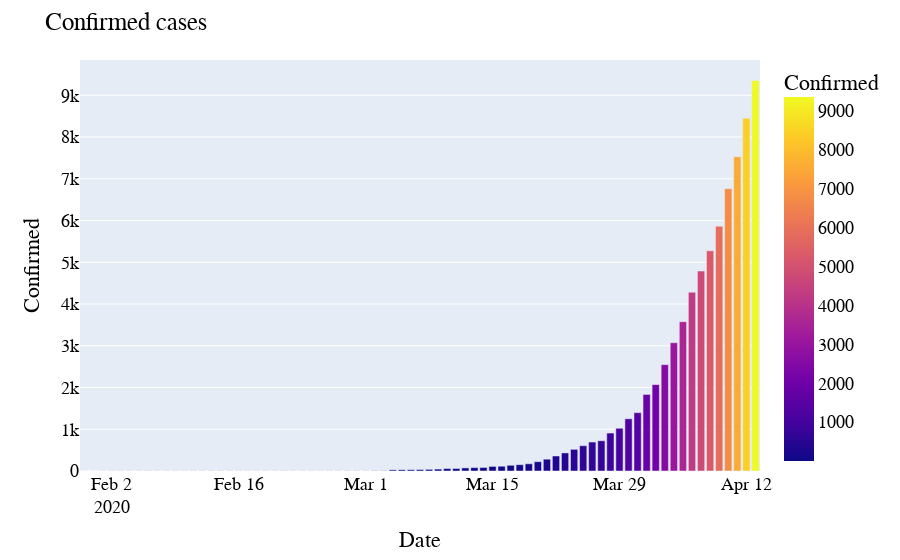

Here is the notebook cell this chart was saved with:
### Markdown cell above
## Confirmed cases

### Code cell
import plotly.express as px
fig = px.bar(date_group, x='Date', y='Confirmed', color='Confirmed')

fig.update_layout(
    title="Confirmed cases",    
    font=dict(
        family="Courier New, monospace",
        size=18,
        color="black"
    )
)

fig.show()

### Figure 1 — Plotly figure (JSON) as saved in the notebook; plotly's stock layout.template omitted (floating-point values rounded to 4 significant figures)
{"data": [{"alignmentgroup": "True", "hovertemplate": "Date=%{x}<br>Confirmed=%{marker.color}<extra></extra>", "legendgroup": "", "marker": {"color": [1, 1, 2, 3, 3, 3, 3, 3, 3, 3, 3, 3, 3, 3, 3, 3, 3, 3, 3, 3, 3, 3, 3, 3, 3, 3, 3, 3, 3, 3, 3, 3, 5, 6, 28, 30, 31, 34, 39, 46, 58, 60, 74, 81, 84, 110, 114, 137, 151, 173, 223, 283, 360, 433, 519, 606, 694, 724, 909, 1024, 1251, 1397, 1834, 2069, 2547, 3072, 3577, 4281, 4789, 5274, 5865, 6761, 7529, 8447, 9352], "coloraxis": "coloraxis"}, "name": "", "offsetgroup": "", "orientation": "v", "showlegend": false, "textposition": "auto", "type": "bar", "x": ["2020-01-30T00:00:00", "2020-01-31T00:00:00", "2020-02-01T00:00:00", "2020-02-02T00:00:00", "2020-02-03T00:00:00", "2020-02-04T00:00:00", "2020-02-05T00:00:00", "2020-02-06T00:00:00", "2020-02-07T00:00:00", "2020-02-08T00:00:00", "2020-02-09T00:00:00", "2020-02-10T00:00:00", "2020-02-11T00:00:00", "2020-02-12T00:00:00", "2020-02-13T00:00:00", "2020-02-14T00:00:00", "2020-02-15T00:00:00", "2020-02-16T00:00:00", "2020-02-17T00:00:00", "2020-02-18T00:00:00", "2020-02-19T00:00:00", "2020-02-20T00:00:00", "2020-02-21T00:00:00", "2020-02-22T00:00:00", "2020-02-23T00:00:00", "2020-02-24T00:00:00", "2020-02-25T00:00:00", "2020-02-26T00:00:00", "2020-02-27T00:00:00", "2020-02-28T00:00:00", "2020-02-29T00:00:00", "2020-03-01T00:00:00", "2020-03-02T00:00:00", "2020-03-03T00:00:00", "2020-03-04T00:00:00", "2020-03-05T00:00:00", "2020-03-06T00:00:00", "2020-03-07T00:00:00", "2020-03-08T00:00:00", "2020-03-09T00:00:00", "2020-03-10T00:00:00", "2020-03-11T00:00:00", "2020-03-12T00:00:00", "2020-03-13T00:00:00", "2020-03-14T00:00:00", "2020-03-15T00:00:00", "2020-03-16T00:00:00", "2020-03-17T00:00:00", "2020-03-18T00:00:00", "2020-03-19T00:00:00", "2020-03-20T00:00:00", "2020-03-21T00:00:00", "2020-03-22T00:00:00", "2020-03-23T00:00:00", "2020-03-24T00:00:00", "2020-03-25T00:00:00", "2020-03-26T00:00:00", "2020-03-27T00:00:00", "2020-03-28T00:00:00", "2020-03-29T00:00:00", "2020-03-30T00:00:00", "2020-03-31T00:00:00", "2020-04-01T00:00:00", "2020-04-02T00:00:00", "2020-04-03T00:00:00", "2020-04-04T00:00:00", "2020-04-05T00:00:00", "2020-04-06T00:00:00", "2020-04-07T00:00:00", "2020-04-08T00:00:00", "2020-04-09T00:00:00", "2020-04-10T00:00:00", "2020-04-11T00:00:00", "2020-04-12T00:00:00", "2020-04-13T00:00:00"], "xaxis": "x", "y": [1, 1, 2, 3, 3, 3, 3, 3, 3, 3, 3, 3, 3, 3, 3, 3, 3, 3, 3, 3, 3, 3, 3, 3, 3, 3, 3, 3, 3, 3, 3, 3, 5, 6, 28, 30, 31, 34, 39, 46, 58, 60, 74, 81, 84, 110, 114, 137, 151, 173, 223, 283, 360, 433, 519, 606, 694, 724, 909, 1024, 1251, 1397, 1834, 2069, 2547, 3072, 3577, 4281, 4789, 5274, 5865, 6761, 7529, 8447, 9352], "yaxis": "y"}], "layout": {"barmode": "relative", "coloraxis": {"colorbar": {"title": {"text": "Confirmed"}}, "colorscale": [[0, "#0d0887"], [0.1111, "#46039f"], [0.2222, "#7201a8"], [0.3333, "#9c179e"], [0.4444, "#bd3786"], [0.5556, "#d8576b"], [0.6667, "#ed7953"], [0.7778, "#fb9f3a"], [0.8889, "#fdca26"], [1, "#f0f921"]]}, "font": {"color": "black", "family": "Courier New, monospace", "size": 18}, "legend": {"tracegroupgap": 0}, "margin": {"t": 60}, "title": {"text": "Confirmed cases"}, "xaxis": {"anchor": "y", "domain": [0, 1], "title": {"text": "Date"}}, "yaxis": {"anchor": "x", "domain": [0, 1], "title": {"text": "Confirmed"}}}}
